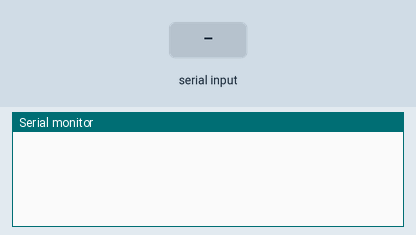
This sketch was run on a simulated ESP32. Shown: the last lines printed to the serial monitor. Inputs (shaded band) come from the test bench.

Above: at 1.8 s.
1.9 s: "1\n" received over Serial
At 2.8 s:
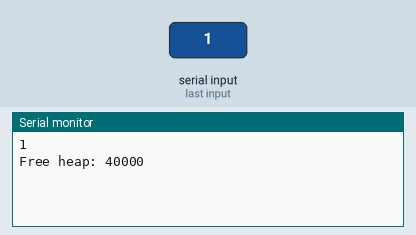
3.4 s: "0\n" received over Serial
At 4.0 s:
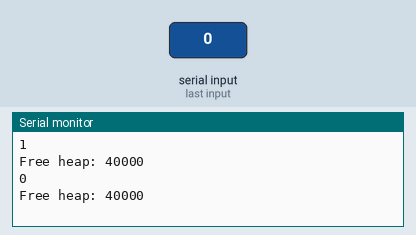
4.9 s: "2\n" received over Serial
At 6.3 s:
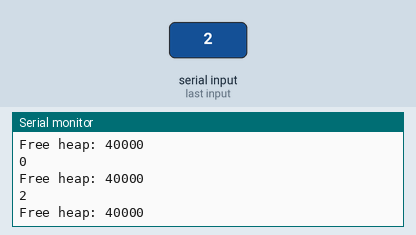

The sketch:

zadanie.ino
```cpp
#if CONFIG_FREERTOS_UNICORE
  static const BaseType_t app_cpu = 0;
#else
  static const BaseType_t app_cpu = 1;
#endif

#define MAX_BUFFER_SIZE 255


char *msgPtr = NULL;
bool msgFlag = false;

void listenTask(void *parameter){
  char msg;
  char buf[MAX_BUFFER_SIZE];
  uint8_t id = 0;
  memset(buf, 0, MAX_BUFFER_SIZE);

  while(1){
    if(Serial.available() > 0){
      msg = Serial.read();
      if(id < MAX_BUFFER_SIZE - 1){
        buf[id] = msg;
        id++;
      }else{
        memset(buf, 0 , MAX_BUFFER_SIZE);
        id = 0;
      }

      if(msg == '\n'){
        buf[id - 1] = '\0';
        if(!msgFlag){
          msgPtr = (char*)pvPortMalloc(id * sizeof(char));
        }

        configASSERT(msgPtr); //if is NULL

        memcpy(msgPtr, buf, id);
        msgFlag = true;

        memset(buf, 0 , MAX_BUFFER_SIZE);
        id = 0;
      }
    }
    vTaskDelay(10 / portTICK_PERIOD_MS);
  }
}

void echoTask(void *parameter){
  while(1){
      //Serial.println("Hello");
    if(msgFlag){
      //Serial.println("World");
      Serial.println(msgPtr);

      Serial.print("Free heap: ");
      Serial.println(xPortGetFreeHeapSize());

      vPortFree(msgPtr);
      msgPtr = NULL;
      msgFlag = false;
    }
    vTaskDelay(10 / portTICK_PERIOD_MS);
  }
}


void setup() {
  Serial.begin(115200);
  vTaskDelay(1000 / portTICK_PERIOD_MS);

  xTaskCreatePinnedToCore(listenTask, "Listen Task", 2048, NULL, 2, NULL, app_cpu);
  xTaskCreatePinnedToCore(echoTask, "echo Task", 2048, NULL, 1, NULL, app_cpu);

  vTaskDelete(NULL);
}

void loop() {
  // put your main code here, to run repeatedly:

}
```

Measured:
- after the input at 1.9 s, the serial monitor: prints a new line at once (image 1)
- after the input at 3.4 s, the serial monitor: prints a new line at once (image 2)
- after the input at 4.9 s, the serial monitor: prints a new line at once (image 3)
